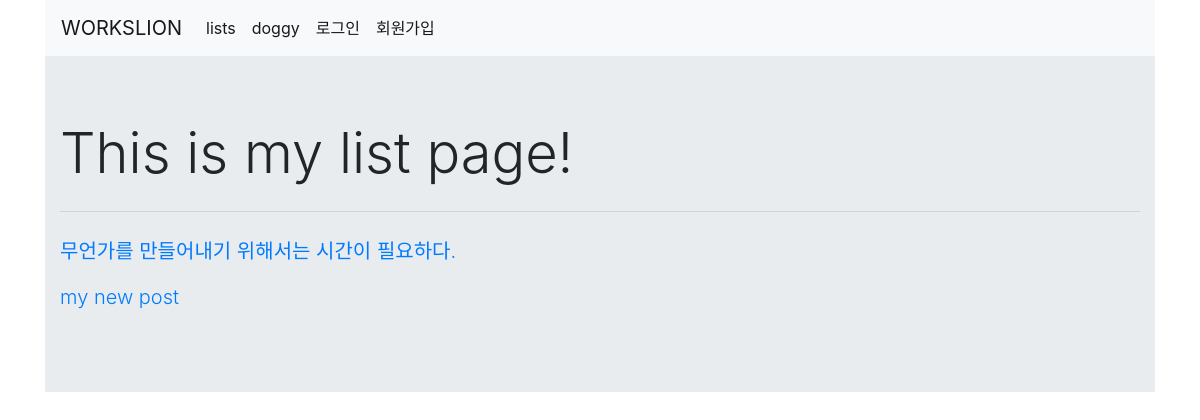
/post/lists/, run on an earlier commit of the app's database.
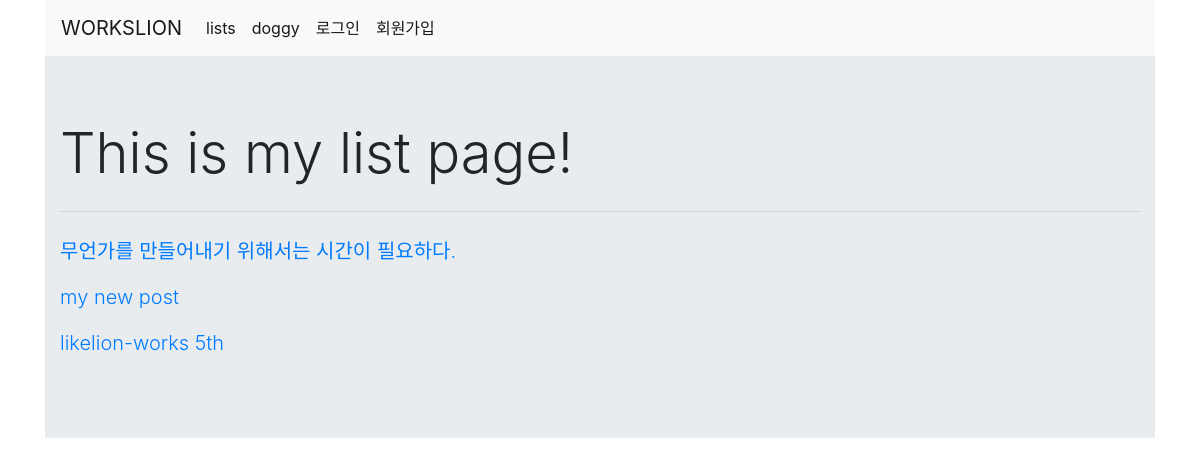
And on a later commit of the database.
### post/models.py (models this page shows, shortened)
class Post(models.Model):
    title = models.CharField(max_length=100)
    content = models.TextField()
    post_active = models.BooleanField(default=False)
    created_at = models.DateTimeField(auto_now_add=True)
    liked_users = models.ManyToManyField(User, related_name='liked_posts')
    post_image = models.ImageField(upload_to='post', null=True)

### post/views.py (the view)
# urls.py: path('lists/', views.lists, name='lists'),
def lists(request):
    post = Post.objects.all()
    context = {
        'post': post
    }
    return render(request, 'lists.html', context)

### post/templates/lists.html
{% extends "base.html" %}
{% block content %}
<div class="jumbotron jumbotron-fluid">
    <div class="container">
        <h1 class="display-4">This is my list page!</h1>
        <hr class="my-4">
        {% for post in post %}
            {% if post.post_active == True %}
            <a href="{% url 'post:detail' post.id %}"><p class="lead">{{ post.title }}</p></a>
            {% endif%}
        {% endfor %}
    </div>
</div>
{% endblock %}

What changed in the data, as far as the page shows it:
added Post: title "likelion-works 5th"
